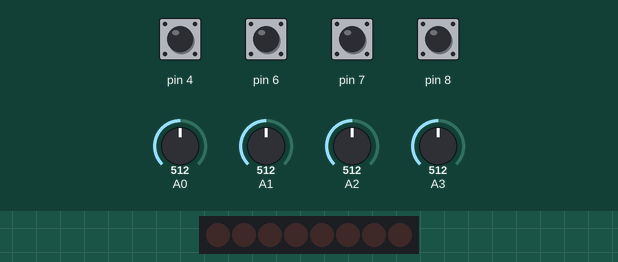
Recording of a sketch running on a simulated Arduino Uno, built with avr-gcc and run on an emulated ATmega328P. Parts: 8 shift-register outputs drawn as a row of LEDs (first output left, lit = HIGH). Wiring (inferred from the names in the program): shift register (74HC595): data pin 5; shift clock pin 3. Wiring (inferred from the signals the program sends): row of LEDs: on Q0, Q1, Q2, Q3, Q4, Q5, Q6, Q7. The test bench sets the inputs (shaded band); at power-on: pin 4, pin 6–8 HIGH, A0 = 512, A1 = 512, A2 = 512, A3 = 512. No radio packets arrive unless stated.

Above: at 1.2 s.
1.3 s: A0 set to 716
At 2.5 s:
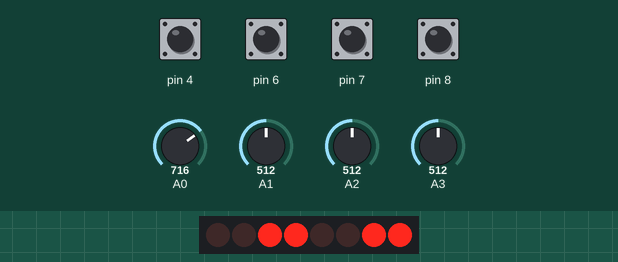
2.8 s: A0 set to 992
At 3.4 s:
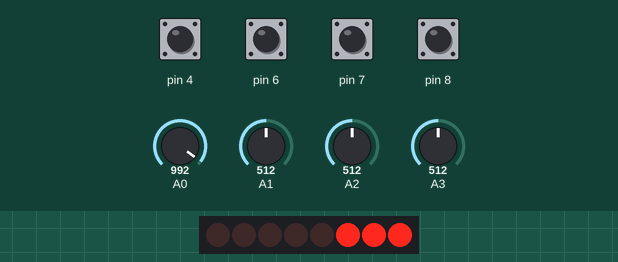
4.3 s: A0 set to 306
At 4.6 s:
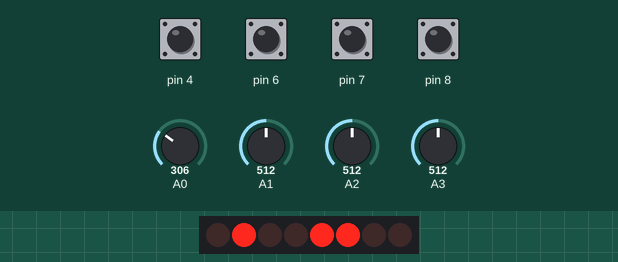
5.8 s: A0 set to 246
At 6.2 s:
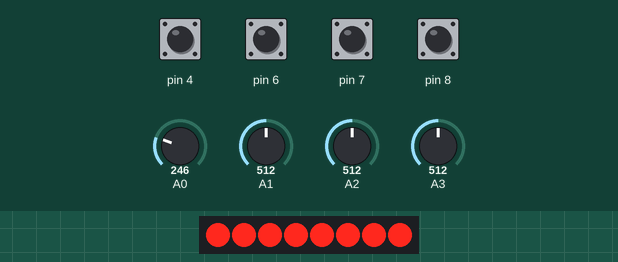
7.3 s: A0 set to 266
At 8.1 s:
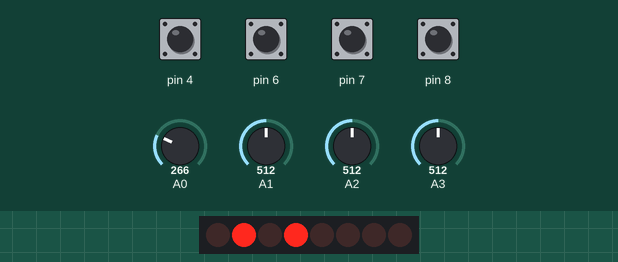
8.8 s: A0 set to 118
At 9.7 s:
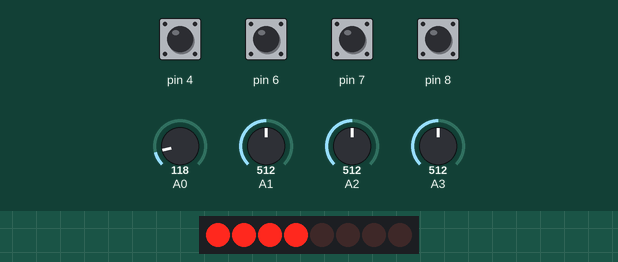
Timing chart, 0 to 11.3 s (numbered marks = the images above; inputs shaded):
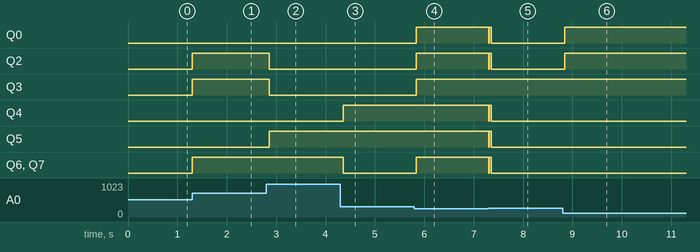

The sketch:

Transmitter_8ch.ino
```cpp
#include <SPI.h>
#include <nRF24L01.h>
#include <RF24.h>

//74hc164 for displaying trottle on 8 LED indicator
#define srCLOCK 3
#define srDATA 5

const uint64_t pipeOut = 1234;//change it to any hexadecimal number and should match the code on reciever

RF24 radio(9, 10);
//32 byte Max
struct MyData {
  int throttle;
  int yaw;
  int pitch;
  int roll;
  byte AUX1;
  byte AUX2;
  byte AUX3;
  byte AUX4;
};

MyData data;//this will store all 8 values in one structure variable

void resetData()
{
  data.throttle = 0;
  data.yaw = 127;
  data.pitch = 127;
  data.roll = 127;
  data.AUX1= 0;
  data.AUX2= 0;
  data.AUX3= 0;
  data.AUX4= 0;
}
void setup()
{
  pinMode(4, INPUT_PULLUP);
  pinMode(6, INPUT_PULLUP);
  pinMode(7, INPUT_PULLUP);
  pinMode(8, INPUT_PULLUP);
  radio.begin();
  radio.setAutoAck(false);
  radio.setDataRate(RF24_250KBPS);
  Serial.begin(19200);
  radio.openWritingPipe(pipeOut);


    //74hc164

  pinMode(srCLOCK, OUTPUT);
  pinMode(srDATA, OUTPUT);
  shiftOut(srDATA, srCLOCK, MSBFIRST, 1);

  resetData();
}

/**************************************************/


int mapJoystickValues(int val, int lower, int middle, int upper, bool reverse)
{
  val = constrain(val, lower, upper);
  if ( val < middle )
    val = map(val, lower, middle, 0, 128);
  else
    val = map(val, middle, upper, 128, 255);
  return ( reverse ? 255 - val : val );
}
int disp;
void loop()
{

  data.throttle = analogRead(A0);
  data.yaw      = analogRead(A1);
  data.pitch    = analogRead(A2);
  data.roll     = analogRead(A3);


  data.AUX1     = digitalRead(4);
  data.AUX2     = digitalRead(6);
  data.AUX3     = digitalRead(7);
  data.AUX4     = digitalRead(8);
  disp=data.throttle;

  radio.write(&data, sizeof(MyData));

  if(disp<1)
    disp=0;
  else if(disp<32)
    disp=1;
    else if(disp<64)
      disp=3;
      else if(disp<96)
        disp=7;
        else if(disp<128)
          disp=15;
          else if(disp<160)
            disp=31;
            else if(disp<192)
              disp=63;
              else if(disp<224)
                disp=127;
                else if(disp<256)
                  disp=255;
  shiftOut(srDATA, srCLOCK, MSBFIRST, disp);
}
```

Measured:
- after the input at 1.3 s, Q2, Q3, Q6, Q7: LOW → HIGH at once
- after the input at 2.8 s, Q2, Q3: HIGH → LOW after 0.06 s; Q5: LOW → HIGH after 0.06 s
- after the input at 4.3 s, Q4: LOW → HIGH after 0.06 s; Q6, Q7: HIGH → LOW after 0.06 s
- after the input at 5.8 s, Q0, Q2, Q3, Q6, Q7: LOW → HIGH at once
- after the input at 7.3 s, Q0, Q2, Q4–7: HIGH → LOW at once, → HIGH 0.02 s later, → LOW 0.04 s later
- after the input at 8.8 s, Q0, Q2: LOW → HIGH at once
